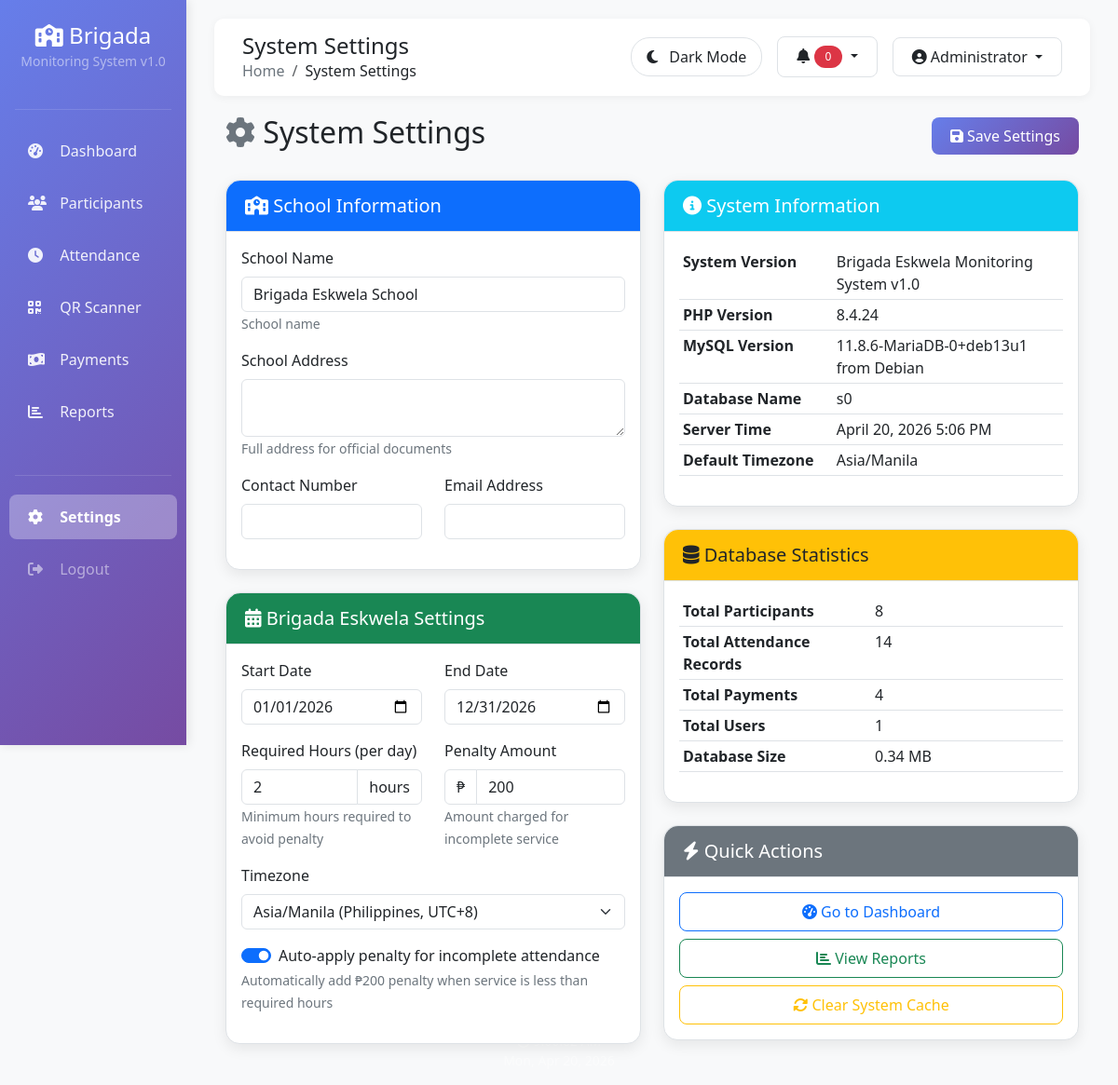
/settings.php (signed in), run on the app's committed database.
### tables this page shows
CREATE TABLE IF NOT EXISTS settings (
    id INT AUTO_INCREMENT PRIMARY KEY,
    setting_key VARCHAR(50) UNIQUE NOT NULL,
    setting_value TEXT,
    description TEXT,
    updated_at TIMESTAMP DEFAULT CURRENT_TIMESTAMP ON UPDATE CURRENT_TIMESTAMP
);

### config/database.php (called while the page is built, shortened)
<?php
class Database {
    private $host     = "localhost";
    private $db_name  = "brigada_db";
    private $username = "root";
    private $password = "";
    public  $conn;
    public function getConnection() {
        $this->conn = null;
        try {
            $this->conn = new PDO(
                "mysql:host={$this->host};dbname={$this->db_name};charset=utf8",
                $this->username,
                $this->password,
                [
                    PDO::ATTR_ERRMODE            => PDO::ERRMODE_EXCEPTION,
                    PDO::ATTR_DEFAULT_FETCH_MODE => PDO::FETCH_ASSOC,
                    PDO::ATTR_EMULATE_PREPARES   => false,
                ]
            );
            $this->applyTimezone();
        } catch (PDOException $e) {
            die("Connection error: " . $e->getMessage() .
                "\n\nPlease ensure MySQL server is running and database credentials are correct.");
        }
        return $this->conn;
    }
    private function applyTimezone() {
        try {
            $stmt = $this->conn->query("SELECT setting_value FROM settings WHERE setting_key = 'timezone' LIMIT 1");
            $row  = $stmt ? $stmt->fetch(PDO::FETCH_ASSOC) : false;
            $tz   = ($row && !empty($row['setting_value'])) ? $row['setting_value'] : 'Asia/Manila';
        } catch (Exception $e) {
            $tz = 'Asia/Manila';
        }
        date_default_timezone_set($tz);
        try {
            $offset  = (new DateTime('now', new DateTimeZone($tz)))->getOffset();
            $sign    = $offset >= 0 ? '+' : '-';
            $absOff  = abs($offset);
            $hh      = str_pad(floor($absOff / 3600), 2, '0', STR_PAD_LEFT);
            $mm      = str_pad(($absOff % 3600) / 60, 2, '0', STR_PAD_LEFT);
            $this->conn->exec("SET time_zone = '{$sign}{$hh}:{$mm}'");
        } catch (Exception $e) {
        }
    }
}
?>

### settings.php (the view, shortened to what this page needs)
<?php
require_once 'config/database.php';
$database = new Database();
$db = $database->getConnection();
include 'includes/header.php';
$stmt = $db->query("SELECT setting_key, setting_value, description FROM settings ORDER BY setting_key");
$settings = [];
while ($row = $stmt->fetch(PDO::FETCH_ASSOC)) {
    $settings[$row['setting_key']] = [
        'value' => $row['setting_value'],
        'description' => $row['description']
    ];
}
?>
<div class="container-fluid">
    <div class="d-flex justify-content-between align-items-center mb-4">
        <h2><i class="fas fa-cog text-secondary"></i> System Settings</h2>
        <div>
            <button class="btn btn-primary" onclick="document.getElementById('settingsForm').requestSubmit()">
                <i class="fas fa-save"></i> Save Settings
            </button>
        </div>
    </div>
    <form id="settingsForm" method="POST" action="">
        <div class="row">
            <div class="col-lg-6">
                <div class="card mb-4">
                    <div class="card-header bg-primary text-white">
                        <h5 class="mb-0"><i class="fas fa-school"></i> School Information</h5>
                    </div>
                    <div class="card-body">
                        <div class="mb-3">
                            <label class="form-label">School Name</label>
                            <input type="text" class="form-control" name="school_name"
                                   value="<?php echo htmlspecialchars($settings['school_name']['value'] ?? 'Brigada Eskwela Elementary School'); ?>">
                            <small class="text-muted"><?php echo $settings['school_name']['description'] ?? 'School name for receipts and reports'; ?></small>
                        </div>
                        <div class="mb-3">
                            <label class="form-label">School Address</label>
                            <textarea class="form-control" name="school_address" rows="2"><?php echo htmlspecialchars($settings['school_address']['value'] ?? ''); ?></textarea>
                            <small class="text-muted">Full address for official documents</small>
                        </div>
                        <div class="row">
                            <div class="col-md-6 mb-3">
                                <label class="form-label">Contact Number</label>
                                <input type="text" class="form-control" name="contact_number"
                                       value="<?php echo htmlspecialchars($settings['contact_number']['value'] ?? ''); ?>">
                            </div>
                            <div class="col-md-6 mb-3">
                                <label class="form-label">Email Address</label>
                                <input type="email" class="form-control" name="contact_email"
                                       value="<?php echo htmlspecialchars($settings['contact_email']['value'] ?? ''); ?>">
                            </div>
                        </div>
                    </div>
                </div>
                <div class="card mb-4">
                    <div class="card-header bg-success text-white">
                        <h5 class="mb-0"><i class="fas fa-calendar-alt"></i> Brigada Eskwela Settings</h5>
                    </div>
                    <div class="card-body">
                        <div class="row">
                            <div class="col-md-6 mb-3">
                                <label class="form-label">Start Date</label>
                                <input type="date" class="form-control" name="brigada_start_date"
                                       value="<?php echo htmlspecialchars($settings['brigada_start_date']['value'] ?? date('Y-01-01')); ?>">
                            </div>
                            <div class="col-md-6 mb-3">
                                <label class="form-label">End Date</label>
                                <input type="date" class="form-control" name="brigada_end_date"
                                       value="<?php echo htmlspecialchars($settings['brigada_end_date']['value'] ?? date('Y-12-31')); ?>">
                            </div>
                        </div>
                        <div class="row">
                            <div class="col-md-6 mb-3">
                                <label class="form-label">Required Hours (per day)</label>
                                <div class="input-group">
                                    <input type="number" class="form-control" name="required_hours"
                                           value="<?php echo htmlspecialchars($settings['required_hours']['value'] ?? '2'); ?>" min="0" max="24">
                                    <span class="input-group-text">hours</span>
                                </div>
                                <small class="text-muted">Minimum hours required to avoid penalty</small>
                            </div>
                            <div class="col-md-6 mb-3">
                                <label class="form-label">Penalty Amount</label>
                                <div class="input-group">
                                    <span class="input-group-text">₱</span>
                                    <input type="number" class="form-control" name="penalty_amount"
                                           value="<?php echo htmlspecialchars($settings['penalty_amount']['value'] ?? '200'); ?>" min="0" step="0.01">
                                </div>
                                <small class="text-muted">Amount charged for incomplete service</small>
                            </div>
                        </div>
                        <div class="mb-3">
                            <label class="form-label">Timezone</label>
                            <select class="form-select" name="timezone">
                                <?php
                                $current_tz = $settings['timezone']['value'] ?? 'Asia/Manila';
                                foreach ($timezones as $tz => $label) {
                                    if (str_starts_with($label, '---')) {
                                        echo "<option disabled>$label</option>";
                                    } else {
                                        $selected = ($tz === $current_tz) ? 'selected' : '';
                                        echo "<option value=\"$tz\" $selected>$label</option>";
                                    }
                                }
                                ?>
                            </select>
                        </div>
                        <div class="mb-3">
                            <div class="form-check form-switch">
                                <input class="form-check-input" type="checkbox" name="auto_penalty_enabled" value="true"
                                       <?php echo ($settings['auto_penalty_enabled']['value'] ?? 'true') === 'true' ? 'checked' : ''; ?>>
                                <label class="form-check-label">Auto-apply penalty for incomplete attendance</label>
                            </div>
                            <small class="text-muted">Automatically add ₱200 penalty when service is less than required hours</small>
                        </div>
                    </div>
                </div>
            </div>
            <div class="col-lg-6">
                <div class="card mb-4">
                    <div class="card-header bg-info text-white">
                        <h5 class="mb-0"><i class="fas fa-info-circle"></i> System Information</h5>
                    </div>
                    <div class="card-body">
                        <table class="table table-sm">
                            <tr>
                                <th width="40%">System Version</th>
                                <td>Brigada Eskwela Monitoring System v1.0</td>
                            </tr>
                            <tr>
                                <th>PHP Version</th>
                                <td><?php echo phpversion(); ?></td>
                            </tr>
                            <tr>
                                <th>MySQL Version</th>
                                <td><?php
                                    $stmt = $db->query("SELECT VERSION() as version");
                                    echo $stmt->fetch(PDO::FETCH_ASSOC)['version'];
                                ?></td>
                            </tr>
                            <tr>
                                <th>Database Name</th>
                                <td><?php echo $db->query("SELECT DATABASE() as db")->fetch()['db']; ?></td>
                            </tr>
                            <tr>
                                <th>Server Time</th>
                                <td><?php echo date('F j, Y g:i A'); ?></td>
                            </tr>
                            <tr>
                                <th>Default Timezone</th>
                                <td><?php echo date_default_timezone_get(); ?></td>
                            </tr>
                        </table>
                    </div>
                </div>
                <div class="card mb-4">
                    <div class="card-header bg-warning">
                        <h5 class="mb-0"><i class="fas fa-database"></i> Database Statistics</h5>
                    </div>
                    <div class="card-body">
                        <table class="table table-sm">
                            <tr>
                                <th width="50%">Total Participants</th>
                                <td><?php
                                    $stmt = $db->query("SELECT COUNT(*) FROM participants");
                                    echo number_format($stmt->fetchColumn());
                                ?></td>
                            </tr>
                            <tr>
                                <th>Total Attendance Records</th>
                                <td><?php
                                    $stmt = $db->query("SELECT COUNT(*) FROM attendance");
                                    echo number_format($stmt->fetchColumn());
                                ?></td>
                            </tr>
                            <tr>
                                <th>Total Payments</th>
                                <td><?php
                                    $stmt = $db->query("SELECT COUNT(*) FROM payments");
                                    echo number_format($stmt->fetchColumn());
                                ?></td>
                            </tr>
                            <tr>
                                <th>Total Users</th>
                                <td><?php
                                    $stmt = $db->query("SELECT COUNT(*) FROM users");
                                    echo number_format($stmt->fetchColumn());
                                ?></td>
                            </tr>
                            <tr>
                                <th>Database Size</th>
                                <td><?php
                                    $stmt = $db->query("
                                        SELECT ROUND(SUM(data_length + index_length) / 1024 / 1024, 2) as size_mb
                                        FROM information_schema.tables
                                        WHERE table_schema = DATABASE()
                                    ");
                                    echo $stmt->fetchColumn() . ' MB';
                                ?></td>
                            </tr>
                        </table>
                    </div>
                </div>
                <div class="card mb-4">
                    <div class="card-header bg-secondary text-white">
                        <h5 class="mb-0"><i class="fas fa-bolt"></i> Quick Actions</h5>
                    </div>
                    <div class="card-body">
                        <div class="d-grid gap-2">
                            <button type="button" class="btn btn-outline-primary" onclick="location.href='dashboard.php'">
                                <i class="fas fa-tachometer-alt"></i> Go to Dashboard
                            </button>
                            <button type="button" class="btn btn-outline-success" onclick="location.href='reports.php'">
                                <i class="fas fa-chart-bar"></i> View Reports
                            </button>
                            <button type="button" class="btn btn-outline-warning" onclick="clearCache()">
                                <i class="fas fa-sync-alt"></i> Clear System Cache
                            </button>
                        </div>
                    </div>
                </div>
            </div>
        </div>
    </form>
</div>
<?php include 'includes/footer.php'; ?>

### assets/css/style.css (style rules this page uses)
.card { animation: fadeInUp 0.5s ease-out; }

### includes/header.php (style rules this page uses)
:root { --bg-primary: #f8f9fa; --bg-secondary: #ffffff; --text-primary: #212529; --text-secondary: #6c757d; --border-color: #dee2e6; --card-bg: #ffffff; --sidebar-bg: linear-gradient(135deg, #667eea 0%, #764ba2 100%); --navbar-bg: #ffffff; --input-bg: #ffffff; --hover-bg: #f8f9fa; }
body { background-color: var(--bg-primary); color: var(--text-primary); transition: background-color 0.3s ease, color 0.3s ease; font-family: 'Segoe UI', Tahoma, Geneva, Verdana, sans-serif; }
.card { border: none; border-radius: 15px; box-shadow: 0 5px 15px rgba(0,0,0,0.08); transition: transform 0.3s, background-color 0.3s ease; background-color: var(--card-bg); border: 1px solid var(--border-color); }
.card-header { background-color: var(--card-bg); border-bottom: 1px solid var(--border-color); border-radius: 15px 15px 0 0 !important; padding: 15px 20px; font-weight: bold; color: var(--text-primary); }
.btn { border-radius: 8px; padding: 8px 20px; font-weight: 500; }
.btn-primary { background: linear-gradient(135deg, #667eea 0%, #764ba2 100%); border: none; }
.table { color: var(--text-primary); }
.text-muted { color: var(--text-secondary) !important; }
.form-control, .form-select { background-color: var(--input-bg); border-color: var(--border-color); color: var(--text-primary); }
.input-group-text { background-color: var(--bg-secondary); border-color: var(--border-color); color: var(--text-primary); }
.card { animation: fadeInUp 0.5s ease-out; }

### data on the page
settings: school_name "Brigada Eskwela School", description "School name"
settings: required_hours "2"
settings: penalty_amount "200"

### other printed values
$page_titles[$current_page] "System Settings"
$_SESSION['user_name'] "Administrator"
phpversion() "8.4.24"
$stmt->fetch(PDO::FETCH_ASSOC)['version'] "11.8.6-MariaDB-0+deb13u1 from Debian"
$db->query("SELECT DATABASE() as db")->fetch()['db'] "s0"
date_default_timezone_get() "Asia/Manila"
$stmt->fetchColumn() "8"
$stmt->fetchColumn() "14"
$stmt->fetchColumn() "4"
$stmt->fetchColumn() "1"
$stmt->fetchColumn() "0.34"
form field timezone "Asia/Manila (Philippines, UTC+8)"
